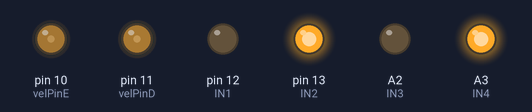
The sketch below on a simulated Arduino Uno, built with avr-gcc and run on an emulated ATmega328P. On the bench: output pins drawn as LEDs (lit = HIGH).

Above: at 0.1 s.
Timing chart, 0 to 1.6 s (numbered marks = the images above):
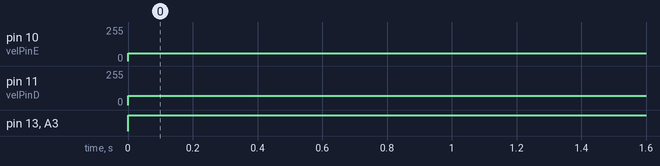

Measured:
- by itself, pin 10 (velPinE): 0/255 → 60/255 at 0.00 s
- by itself, pin 11 (velPinD): 0/255 → 70/255 at 0.00 s
- by itself, pin 13 (IN2), A3 (IN4): LOW → HIGH at 0.00 s

The sketch:

controle_ponte_h.ino
```cpp
int IN1 = 12;
int IN2 = 13;
int IN3 = A2;
int IN4 = A3;

int velPinE =10;
int velPinD =11;

void setup()
{
  //Define os pinos como saida
 pinMode(IN1, OUTPUT);
 pinMode(IN2, OUTPUT);
 pinMode(IN3, OUTPUT);
 pinMode(IN4, OUTPUT);

 pinMode(velPinE, OUTPUT);
 pinMode(velPinD, OUTPUT);
}

void loop()
{
  digitalWrite (IN1, LOW);
  digitalWrite (IN2, HIGH);
  analogWrite(velPinE, 60);
  digitalWrite (IN3, LOW);
  digitalWrite (IN4, HIGH);
  analogWrite(velPinD, 70);
  delay(10000);

}
```
